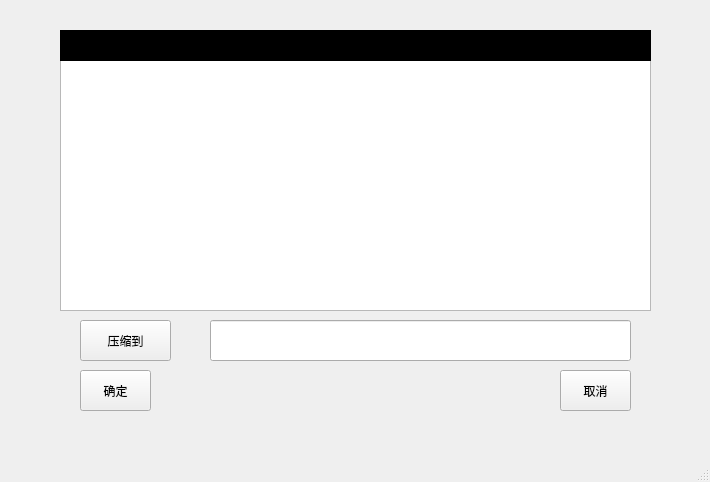
<?xml version="1.0" encoding="UTF-8"?>
<ui version="4.0">
 <class>MainWindow</class>
 <widget class="QMainWindow" name="MainWindow">
  <property name="geometry">
   <rect>
    <x>0</x>
    <y>0</y>
    <width>710</width>
    <height>482</height>
   </rect>
  </property>
  <property name="minimumSize">
   <size>
    <width>400</width>
    <height>300</height>
   </size>
  </property>
  <property name="maximumSize">
   <size>
    <width>1000</width>
    <height>600</height>
   </size>
  </property>
  <property name="windowTitle">
   <string>HuffmanZip</string>
  </property>
  <property name="styleSheet">
   <string notr="true"/>
  </property>
  <widget class="QWidget" name="centralWidget">
   <property name="styleSheet">
    <string notr="true"/>
   </property>
   <widget class="QStackedWidget" name="stackedWidget">
    <property name="geometry">
     <rect>
      <x>30</x>
      <y>0</y>
      <width>651</width>
      <height>451</height>
     </rect>
    </property>
    <property name="maximumSize">
     <size>
      <width>1000</width>
      <height>600</height>
     </size>
    </property>
    <property name="styleSheet">
     <string notr="true"/>
    </property>
    <property name="currentIndex">
     <number>5</number>
    </property>
    <widget class="QWidget" name="start">
     <property name="styleSheet">
      <string notr="true"/>
     </property>
     <widget class="QPushButton" name="btnCmpress">
      <property name="geometry">
       <rect>
        <x>160</x>
        <y>100</y>
        <width>111</width>
        <height>71</height>
       </rect>
      </property>
      <property name="styleSheet">
       <string notr="true"/>
      </property>
      <property name="text">
       <string>文件压缩</string>
      </property>
      <property name="checkable">
       <bool>false</bool>
      </property>
      <property name="autoRepeatDelay">
       <number>299</number>
      </property>
      <property name="autoDefault">
       <bool>false</bool>
      </property>
      <property name="default">
       <bool>false</bool>
      </property>
      <property name="flat">
       <bool>false</bool>
      </property>
     </widget>
     <widget class="QPushButton" name="btnUncompress">
      <property name="geometry">
       <rect>
        <x>370</x>
        <y>100</y>
        <width>111</width>
        <height>71</height>
       </rect>
      </property>
      <property name="styleSheet">
       <string notr="true"/>
      </property>
      <property name="text">
       <string>文件解压</string>
      </property>
     </widget>
     <widget class="QPushButton" name="btnHistory">
      <property name="geometry">
       <rect>
        <x>160</x>
        <y>280</y>
        <width>111</width>
        <height>41</height>
       </rect>
      </property>
      <property name="text">
       <string>压缩历史记录</string>
      </property>
     </widget>
     <widget class="QPushButton" name="textzip">
      <property name="geometry">
       <rect>
        <x>370</x>
        <y>280</y>
        <width>111</width>
        <height>41</height>
       </rect>
      </property>
      <property name="text">
       <string>文本压缩</string>
      </property>
     </widget>
     <widget class="QPushButton" name="btndirencode">
      <property name="geometry">
       <rect>
        <x>160</x>
        <y>200</y>
        <width>111</width>
        <height>51</height>
       </rect>
      </property>
      <property name="text">
       <string>文件夹压缩</string>
      </property>
     </widget>
     <widget class="QPushButton" name="btndirdecode">
      <property name="geometry">
       <rect>
        <x>370</x>
        <y>200</y>
        <width>111</width>
        <height>51</height>
       </rect>
      </property>
      <property name="text">
       <string>文件夹解压</string>
      </property>
     </widget>
    </widget>
    <widget class="QWidget" name="compress">
     <property name="styleSheet">
      <string notr="true"/>
     </property>
     <widget class="QPushButton" name="btnComChose">
      <property name="geometry">
       <rect>
        <x>80</x>
        <y>110</y>
        <width>81</width>
        <height>41</height>
       </rect>
      </property>
      <property name="styleSheet">
       <string notr="true"/>
      </property>
      <property name="text">
       <string>选择文件</string>
      </property>
     </widget>
     <widget class="QLineEdit" name="leComChose">
      <property name="geometry">
       <rect>
        <x>200</x>
        <y>110</y>
        <width>371</width>
        <height>41</height>
       </rect>
      </property>
     </widget>
     <widget class="QLineEdit" name="leComAim">
      <property name="geometry">
       <rect>
        <x>200</x>
        <y>200</y>
        <width>371</width>
        <height>41</height>
       </rect>
      </property>
     </widget>
     <widget class="QPushButton" name="btnComAim">
      <property name="geometry">
       <rect>
        <x>80</x>
        <y>200</y>
        <width>81</width>
        <height>41</height>
       </rect>
      </property>
      <property name="text">
       <string>压缩到</string>
      </property>
     </widget>
     <widget class="QPushButton" name="btnComsure">
      <property name="geometry">
       <rect>
        <x>130</x>
        <y>290</y>
        <width>81</width>
        <height>41</height>
       </rect>
      </property>
      <property name="styleSheet">
       <string notr="true"/>
      </property>
      <property name="text">
       <string>确定</string>
      </property>
     </widget>
     <widget class="QPushButton" name="btnComCancel">
      <property name="geometry">
       <rect>
        <x>420</x>
        <y>290</y>
        <width>81</width>
        <height>41</height>
       </rect>
      </property>
      <property name="styleSheet">
       <string notr="true"/>
      </property>
      <property name="text">
       <string>取消</string>
      </property>
     </widget>
    </widget>
    <widget class="QWidget" name="uncompress">
     <property name="styleSheet">
      <string notr="true"/>
     </property>
     <widget class="QPushButton" name="btnUnChose">
      <property name="geometry">
       <rect>
        <x>79</x>
        <y>100</y>
        <width>81</width>
        <height>41</height>
       </rect>
      </property>
      <property name="text">
       <string>选择文件</string>
      </property>
     </widget>
     <widget class="QPushButton" name="btnUnname">
      <property name="geometry">
       <rect>
        <x>79</x>
        <y>160</y>
        <width>81</width>
        <height>41</height>
       </rect>
      </property>
      <property name="text">
       <string>命名</string>
      </property>
     </widget>
     <widget class="QPushButton" name="btnUnAim">
      <property name="geometry">
       <rect>
        <x>80</x>
        <y>220</y>
        <width>80</width>
        <height>41</height>
       </rect>
      </property>
      <property name="text">
       <string>解压到</string>
      </property>
     </widget>
     <widget class="QLineEdit" name="leUnChose">
      <property name="geometry">
       <rect>
        <x>210</x>
        <y>100</y>
        <width>361</width>
        <height>41</height>
       </rect>
      </property>
     </widget>
     <widget class="QLineEdit" name="leUnname">
      <property name="geometry">
       <rect>
        <x>210</x>
        <y>160</y>
        <width>361</width>
        <height>41</height>
       </rect>
      </property>
     </widget>
     <widget class="QLineEdit" name="leUnAim">
      <property name="geometry">
       <rect>
        <x>210</x>
        <y>220</y>
        <width>361</width>
        <height>41</height>
       </rect>
      </property>
     </widget>
     <widget class="QPushButton" name="btnUnSure">
      <property name="geometry">
       <rect>
        <x>161</x>
        <y>300</y>
        <width>71</width>
        <height>41</height>
       </rect>
      </property>
      <property name="styleSheet">
       <string notr="true"/>
      </property>
      <property name="text">
       <string>确定</string>
      </property>
     </widget>
     <widget class="QPushButton" name="btnUnCancel">
      <property name="geometry">
       <rect>
        <x>400</x>
        <y>300</y>
        <width>71</width>
        <height>41</height>
       </rect>
      </property>
      <property name="styleSheet">
       <string notr="true"/>
      </property>
      <property name="text">
       <string>取消</string>
      </property>
     </widget>
    </widget>
    <widget class="QWidget" name="history">
     <widget class="QListView" name="hislistView">
      <property name="geometry">
       <rect>
        <x>30</x>
        <y>30</y>
        <width>511</width>
        <height>391</height>
       </rect>
      </property>
     </widget>
     <widget class="QPushButton" name="pushButton">
      <property name="geometry">
       <rect>
        <x>550</x>
        <y>380</y>
        <width>81</width>
        <height>41</height>
       </rect>
      </property>
      <property name="text">
       <string>退出</string>
      </property>
     </widget>
    </widget>
    <widget class="QWidget" name="code">
     <widget class="QTableWidget" name="codetable">
      <property name="geometry">
       <rect>
        <x>30</x>
        <y>30</y>
        <width>511</width>
        <height>391</height>
       </rect>
      </property>
      <column>
       <property name="text">
        <string>                    字符                    </string>
       </property>
       <property name="font">
        <font>
         <pointsize>10</pointsize>
         <bold>false</bold>
         <hintingpreference>PreferDefaultHinting</hintingpreference>
        </font>
       </property>
      </column>
      <column>
       <property name="text">
        <string>          频率          </string>
       </property>
      </column>
      <column>
       <property name="text">
        <string>          编码          </string>
       </property>
       <property name="font">
        <font>
         <bold>false</bold>
         <kerning>false</kerning>
        </font>
       </property>
      </column>
     </widget>
     <widget class="QPushButton" name="fan">
      <property name="geometry">
       <rect>
        <x>550</x>
        <y>380</y>
        <width>81</width>
        <height>41</height>
       </rect>
      </property>
      <property name="text">
       <string>退出</string>
      </property>
     </widget>
    </widget>
    <widget class="QWidget" name="page">
     <widget class="QPushButton" name="zipButton">
      <property name="geometry">
       <rect>
        <x>50</x>
        <y>370</y>
        <width>71</width>
        <height>41</height>
       </rect>
      </property>
      <property name="text">
       <string>确定</string>
      </property>
     </widget>
     <widget class="QLineEdit" name="pathlineEdit">
      <property name="geometry">
       <rect>
        <x>180</x>
        <y>320</y>
        <width>421</width>
        <height>41</height>
       </rect>
      </property>
     </widget>
     <widget class="QPushButton" name="zippathButton">
      <property name="geometry">
       <rect>
        <x>50</x>
        <y>320</y>
        <width>91</width>
        <height>41</height>
       </rect>
      </property>
      <property name="text">
       <string>压缩到</string>
      </property>
     </widget>
     <widget class="QTextEdit" name="textEdit">
      <property name="geometry">
       <rect>
        <x>30</x>
        <y>60</y>
        <width>591</width>
        <height>251</height>
       </rect>
      </property>
     </widget>
     <widget class="QLabel" name="label1">
      <property name="geometry">
       <rect>
        <x>30</x>
        <y>30</y>
        <width>591</width>
        <height>31</height>
       </rect>
      </property>
      <property name="styleSheet">
       <string notr="true">background-color: rgb(0, 0, 0);</string>
      </property>
      <property name="text">
       <string>请输入需要压缩的文本</string>
      </property>
     </widget>
     <widget class="QPushButton" name="zipexitButton">
      <property name="geometry">
       <rect>
        <x>530</x>
        <y>370</y>
        <width>71</width>
        <height>41</height>
       </rect>
      </property>
      <property name="text">
       <string>取消</string>
      </property>
     </widget>
    </widget>
    <widget class="QWidget" name="page_2">
     <widget class="QPushButton" name="pushButton_2">
      <property name="geometry">
       <rect>
        <x>100</x>
        <y>100</y>
        <width>81</width>
        <height>41</height>
       </rect>
      </property>
      <property name="text">
       <string>选择文件</string>
      </property>
     </widget>
     <widget class="QPushButton" name="pushButton_3">
      <property name="geometry">
       <rect>
        <x>100</x>
        <y>170</y>
        <width>81</width>
        <height>41</height>
       </rect>
      </property>
      <property name="text">
       <string>压缩到</string>
      </property>
     </widget>
     <widget class="QLineEdit" name="lineEdit">
      <property name="geometry">
       <rect>
        <x>220</x>
        <y>100</y>
        <width>331</width>
        <height>41</height>
       </rect>
      </property>
     </widget>
     <widget class="QLineEdit" name="lineEdit_2">
      <property name="geometry">
       <rect>
        <x>220</x>
        <y>170</y>
        <width>331</width>
        <height>41</height>
       </rect>
      </property>
     </widget>
     <widget class="QPushButton" name="btndirec">
      <property name="geometry">
       <rect>
        <x>130</x>
        <y>250</y>
        <width>81</width>
        <height>41</height>
       </rect>
      </property>
      <property name="text">
       <string>确认</string>
      </property>
     </widget>
     <widget class="QPushButton" name="btndirecexit">
      <property name="geometry">
       <rect>
        <x>440</x>
        <y>250</y>
        <width>81</width>
        <height>41</height>
       </rect>
      </property>
      <property name="text">
       <string>取消</string>
      </property>
     </widget>
    </widget>
    <widget class="QWidget" name="page_3">
     <widget class="QPushButton" name="pushButton_4">
      <property name="geometry">
       <rect>
        <x>110</x>
        <y>100</y>
        <width>81</width>
        <height>41</height>
       </rect>
      </property>
      <property name="text">
       <string>选择文件</string>
      </property>
     </widget>
     <widget class="QPushButton" name="pushButton_5">
      <property name="geometry">
       <rect>
        <x>110</x>
        <y>170</y>
        <width>81</width>
        <height>41</height>
       </rect>
      </property>
      <property name="text">
       <string>解压到</string>
      </property>
     </widget>
     <widget class="QLineEdit" name="lineEdit_3">
      <property name="geometry">
       <rect>
        <x>240</x>
        <y>100</y>
        <width>321</width>
        <height>41</height>
       </rect>
      </property>
     </widget>
     <widget class="QLineEdit" name="lineEdit_4">
      <property name="geometry">
       <rect>
        <x>240</x>
        <y>170</y>
        <width>321</width>
        <height>41</height>
       </rect>
      </property>
     </widget>
     <widget class="QPushButton" name="btndirdc">
      <property name="geometry">
       <rect>
        <x>150</x>
        <y>250</y>
        <width>81</width>
        <height>41</height>
       </rect>
      </property>
      <property name="text">
       <string>确认</string>
      </property>
     </widget>
     <widget class="QPushButton" name="dirdcexit">
      <property name="geometry">
       <rect>
        <x>440</x>
        <y>250</y>
        <width>81</width>
        <height>41</height>
       </rect>
      </property>
      <property name="text">
       <string>取消</string>
      </property>
     </widget>
    </widget>
   </widget>
  </widget>
  <widget class="QMenuBar" name="menuBar">
   <property name="geometry">
    <rect>
     <x>0</x>
     <y>0</y>
     <width>710</width>
     <height>17</height>
    </rect>
   </property>
  </widget>
  <widget class="QStatusBar" name="statusBar"/>
 </widget>
 <layoutdefault spacing="6" margin="11"/>
 <resources/>
 <connections/>
</ui>
